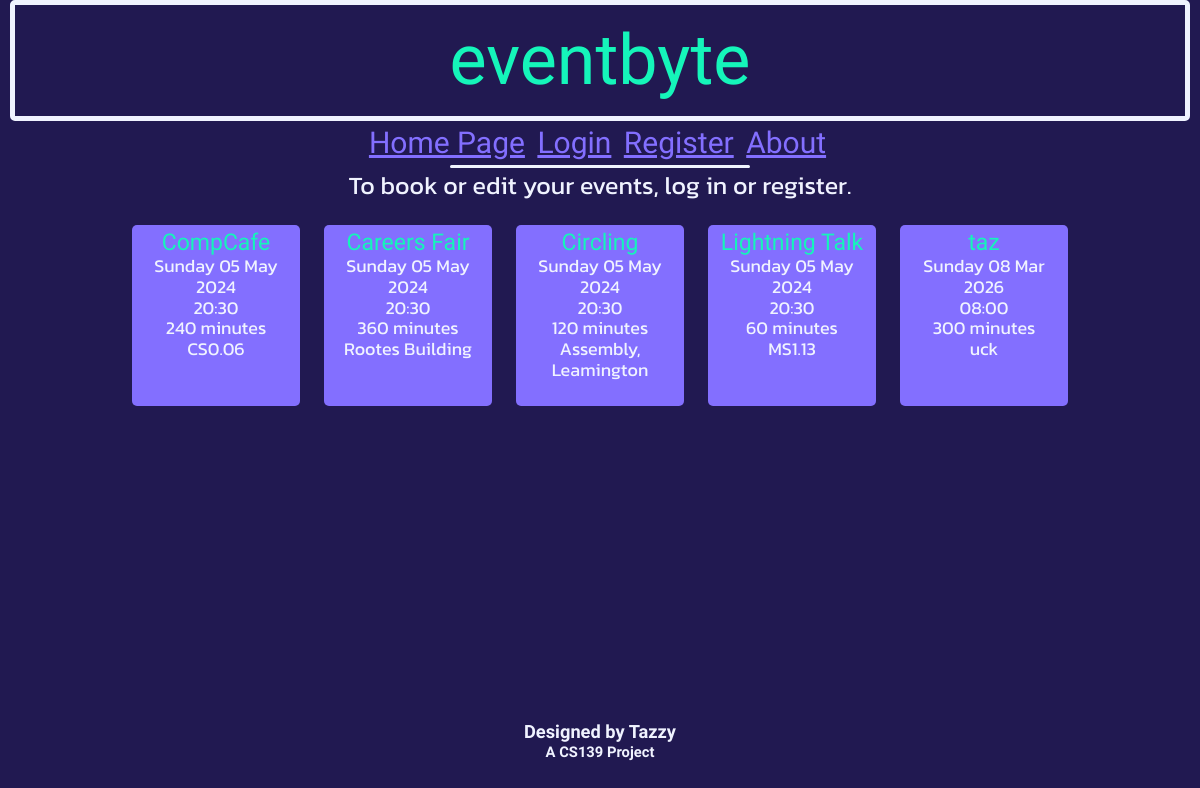
Page /home on the earlier database version.
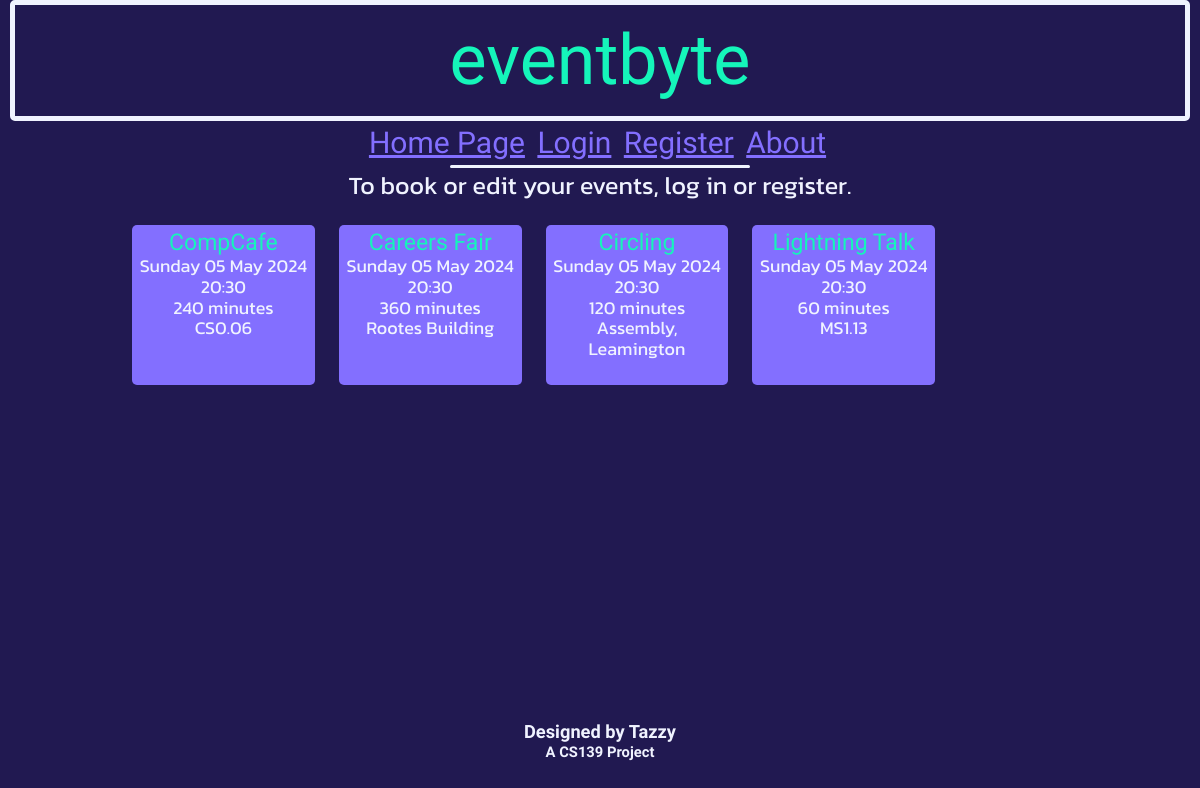
Same page on the later database version.
### db_definition.py (models this page shows, shortened)
class Event(db.Model):
    __tablename__ = "events"
    event_id = db.Column(db.Integer, primary_key = True)
    name = db.Column(db.String(20))
    dateTime = db.Column(db.DateTime)
    duration = db.Column(db.Integer) # Minutes
    capacity = db.Column(db.Integer)
    ticketsSold = db.Column(db.Integer)
    location = db.Column(db.String(50))

### eventbyte.py (the view)
@app.route('/home')
def home():
    updateTickets()
    events=Event.query.all()
    return render_template('home.html', events=events, currTime = datetime.datetime.now())

### eventbyte.py (called while the page is built)
def updateTickets():
    events = Event.query.all()
    for event in events:
        ticketNum = db.session.query(Ticket).where(Ticket.event_id == event.event_id, Ticket.status == "Upcoming").count()
        event.ticketsSold = ticketNum
        if event.dateTime <= datetime.datetime.now():
            tickets = db.session.query(Ticket).where(Ticket.event_id == event.event_id)
            for ticket in tickets:
                ticket.status = "Completed"
    db.session.commit()

### templates/home.html
{% extends 'base.html' %}
{% block heading %}
    {% if current_user.is_authenticated %}
        <div class="title subtitle">
            Welcome, {{ current_user.username }}
        </div>
    {% else %}
        <div class="title">
            eventbyte
        </div>
    {% endif %}
{% endblock %}
{% block content %}
    {% with messages = get_flashed_messages() %}
        {% if messages %}
        <div class="loginFlashes">
            {% for message in messages %}
            <p> {{ message }} </p>
            {% endfor %}
        </div>
        {% else %}
            {% if not current_user.is_authenticated %}
                <h3 class="standardContent" style="text-align: center; margin-top: 3px;">To book or edit your events, log in or register.</h3>
            {% else %}
                <br>
            {% endif %}
        {% endif %}
    {% endwith %}
    {% include "eventList.html" %}
{% endblock %}

### templates/base.html (shortened to what this page needs)
<!DOCTYPE html>
<html lang="en">
    <head>
        <link rel="stylesheet" type="text/css" href="/static/css/normalize.css">
        <link rel="stylesheet" type="text/css" href="/static/css/retro.css">
    </head>
    <body>
        {% block heading %} {% endblock %}
        {% include "navbar.html" %}
        {% block content %} {% endblock %}
        {% include "acknowledgements.html" %}
    </body>
</html>

### templates/navbar.html
<nav>
    {% if current_user.userClass == "super" %}
        <a href="/superHome">All Events</a>
        <a href="/createEvent">Create Event</a>
    {% elif current_user.is_authenticated %}
        <a href="/home">Home Page</a>
        <a href="/myEvents">My Events</a>
    {% else %}
        <a href="/home">Home Page</a>
    {% endif %}
    {% if current_user.is_authenticated %}
        <a href='/logout'>Logout</a>
    {% else %}
        <a href='/login'>Login</a>
        <a href='/register'>Register</a>
    {% endif %}
    <a href="/about">About</a>
</nav>
<div id="navunderline">
</div>

### templates/eventList.html (shortened to what this page needs)
<div id="eventsList">
    {% for event in events %}
        {% if event.dateTime > currTime %}
            <div class="event">
                <a href="/viewEvent?eventid={{event.event_id}}" style="text-decoration: none;"><span class="titleRef" style="font-size: 23px;">{{ event.name }}</span></a><br>
                {{ event.dateTime.strftime('%A') }} {{ event.dateTime.strftime('%d') }} {{ event.dateTime.strftime('%b') }} {{ event.dateTime.strftime('%Y') }}<br>
                {{ event.dateTime.strftime('%H') }}:{{ event.dateTime.strftime('%M') }}<br>
                {{ event.duration }} minutes<br>
                {{ event.location }}<br>
                {% if current_user.userClass == "super" %}
                    {{ event.capacity }} seats left<br><br>
                {% elif event.ticketsSold == event.capacity %}
                    <span style="color: red;"><strong>SOLD OUT</strong></span><br>
                {% elif (event.ticketsSold >= (0.95 * event.capacity)) %}
                    <span style="color: red;"><strong>TICKETS LOW</strong></span><br>{{event.capacity - event.ticketsSold}} tickets left.<br>
                {% else %}
                    <br>
                {% endif %}
            </div>
        {% endif %}
    {% endfor %}
</div>

### templates/acknowledgements.html
<div id="acknowledgements">
    <h5 style="margin-bottom: 2px;">Designed by Tazzy</h5>
    <h6 style="margin-top: 0px;">A CS139 Project</h6>
</div>

### static/css/retro.css (style rules this page uses)
body { background-color: #211951; }
#navunderline { margin: auto; width: 25%; border-bottom: 3px #F0F3FF solid; border-radius: 3px; }
nav { font-family: 'Anta', serif; text-align: center; font-size: 30px; padding: 5px; margin: 0; }
nav a { margin-right: 5px; border-radius: 3px; color: #836FFF; }
.title { margin: auto; width: 95%; border: #F0F3FF 5px solid; padding: 15px; font-family: 'Anta', serif; font-size: 70px; color: #15F5BA; border-radius: 5px; text-align: center; }
#acknowledgements { font-family: 'Anta', serif; text-align: center; position: fixed; margin: auto; bottom: 5px; width: 100%; color: #F0F3FF; font-size: 22px; }
.standardContent { font-family: 'Kanit', sans-serif; font-weight: 400; font-style: normal; color: #F0F3FF; font-size: 25px; margin-left: 30px; margin-right: 30px; }
.titleRef { color: #15F5BA; font-family: 'Anta', serif; }
#eventsList { width: 80%; margin: auto; text-align: center; display:flex; font-family: 'Kanit', sans-serif; font-weight: 400; font-style: normal; font-size: 18px; color: #F0F3FF; }
.event { display:block; width: 18%; max-width: 18%; max-height: 10%; margin-left: 1.25%; margin-right: 1.25%; padding: 5px; border-radius: 5px; background-color: #836FFF; }

Differences in the rows shown:
removed Event: name "taz", dateTime "Sunday", dateTime "08", dateTime "Mar", dateTime "2026", dateTime "00", duration "300", location "uck"
